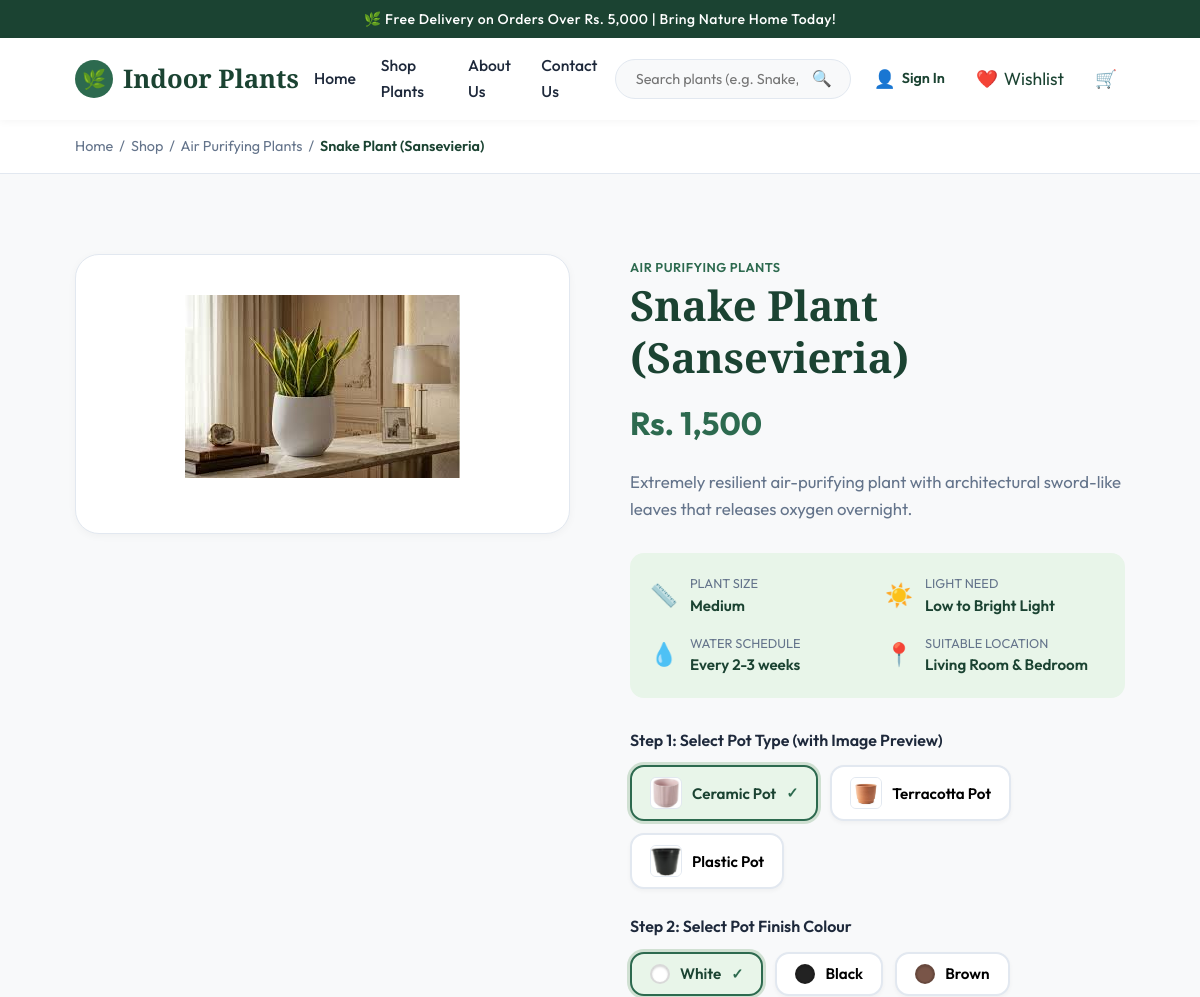
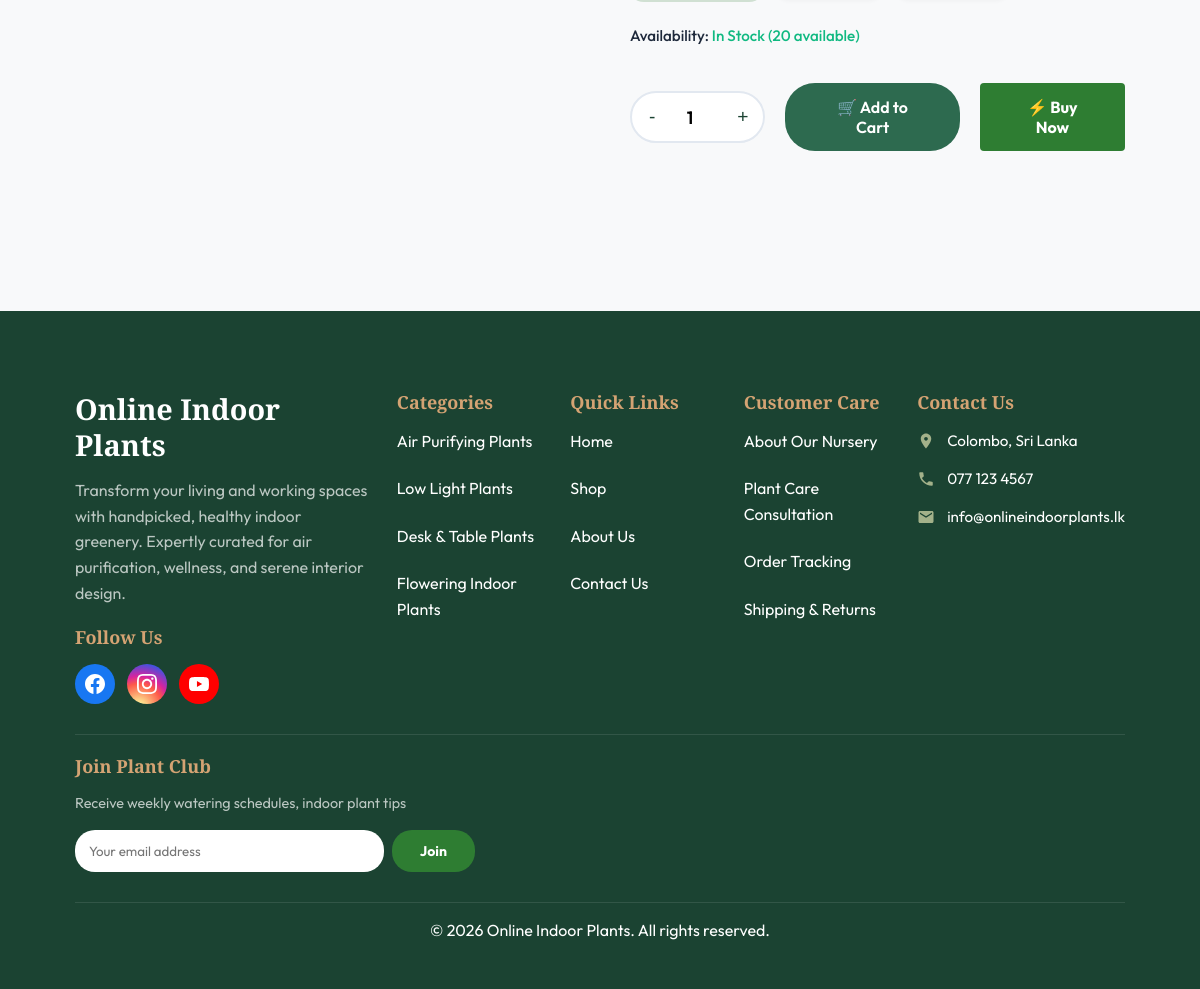
The app's page /pages/product-details.php?id=1 with its own data (2 pictures, top to bottom).
### tables this page shows
CREATE TABLE `products` (
  `product_id` INT AUTO_INCREMENT PRIMARY KEY,
  `category_id` INT NOT NULL,
  `product_name` VARCHAR(150) NOT NULL,
  `description` TEXT NOT NULL,
  `price` DECIMAL(10, 2) NOT NULL,
  `size` ENUM('Small', 'Medium', 'Large') DEFAULT 'Medium',
  `light_requirement` VARCHAR(100) DEFAULT 'Indirect Sunlight',
  `watering_requirement` VARCHAR(100) DEFAULT 'Once a week',
  `suitable_location` VARCHAR(100) DEFAULT 'Living Room & Office',
  `care_level` ENUM('Easy', 'Moderate', 'Expert') DEFAULT 'Easy',
  `stock_quantity` INT DEFAULT 50,
  `main_image` VARCHAR(255) NOT NULL,
  `status` ENUM('active', 'inactive') DEFAULT 'active',
  `is_featured` TINYINT(1) DEFAULT 0,
  `created_at` TIMESTAMP DEFAULT CURRENT_TIMESTAMP,
  FOREIGN KEY (`category_id`) REFERENCES `categories`(`category_id`) ON DELETE CASCADE
);

CREATE TABLE `categories` (
  `category_id` INT AUTO_INCREMENT PRIMARY KEY,
  `category_name` VARCHAR(100) NOT NULL UNIQUE,
  `description` TEXT NULL,
  `image` VARCHAR(255) NULL,
  `created_at` TIMESTAMP DEFAULT CURRENT_TIMESTAMP
);

CREATE TABLE `pot_types` (
  `pot_type_id` INT AUTO_INCREMENT PRIMARY KEY,
  `pot_type_name` VARCHAR(50) NOT NULL UNIQUE,
  `image` VARCHAR(255) NULL
);

CREATE TABLE `pot_colours` (
  `pot_colour_id` INT AUTO_INCREMENT PRIMARY KEY,
  `colour_name` VARCHAR(50) NOT NULL UNIQUE,
  `hex_code` VARCHAR(10) DEFAULT '#FFFFFF'
);

### pages/product-details.php (the view, shortened to what this page needs)
<?php
require_once __DIR__ . '/../includes/db.php';
$product_id = isset($_GET['id']) ? intval($_GET['id']) : 0;
$stmt = $pdo->prepare("SELECT p.*, c.category_name FROM products p JOIN categories c ON p.category_id = c.category_id WHERE p.product_id = ? AND p.status = 'active'");
$stmt->execute([$product_id]);
$product = $stmt->fetch();
require_once __DIR__ . '/../includes/header.php';
$pt_stmt = $pdo->prepare("SELECT DISTINCT pt.* FROM pot_types pt JOIN product_variations pv ON pt.pot_type_id = pv.pot_type_id WHERE pv.product_id = ?");
$pt_stmt->execute([$product_id]);
$available_pot_types = $pt_stmt->fetchAll();
$pc_stmt = $pdo->prepare("SELECT DISTINCT pc.* FROM pot_colours pc JOIN product_variations pv ON pc.pot_colour_id = pv.pot_colour_id WHERE pv.product_id = ?");
$pc_stmt->execute([$product_id]);
$available_pot_colours = $pc_stmt->fetchAll();
?>
<div style="background: var(--white); padding: 15px 0; border-bottom: 1px solid var(--border-color);">
  <div class="container" style="font-size: 0.9rem; color: var(--text-muted);">
    <a href="../index.php">Home</a> &nbsp;/&nbsp;
    <a href="shop.php">Shop</a> &nbsp;/&nbsp;
    <a href="shop.php?category=<?php echo $product['category_id']; ?>"><?php echo htmlspecialchars($product['category_name']); ?></a> &nbsp;/&nbsp;
    <span style="color: var(--primary-forest); font-weight: 600;"><?php echo htmlspecialchars($product['product_name']); ?></span>
  </div>
</div>
<section class="section">
  <div class="container">
    <div class="product-detail-grid">
      <div class="product-gallery">
        <img src="../<?php echo htmlspecialchars($product['main_image']); ?>" alt="<?php echo htmlspecialchars($product['product_name']); ?>" id="mainProductImg" class="main-product-img">
      </div>
      <div class="product-detail-info">
        <span class="product-category-tag"><?php echo htmlspecialchars($product['category_name']); ?></span>
        <h1><?php echo htmlspecialchars($product['product_name']); ?></h1>
        <div class="product-price-large" id="productPriceDisplay">
        </div>
        <p class="product-description">
          <?php echo htmlspecialchars($product['description']); ?>
        </p>
        <div class="specs-grid">
          <div class="spec-item">
            <div class="spec-icon">📏</div>
            <div>
              <div class="spec-label">Plant Size</div>
              <div class="spec-val"><?php echo htmlspecialchars($product['size']); ?></div>
            </div>
          </div>
          <div class="spec-item">
            <div class="spec-icon">☀️</div>
            <div>
              <div class="spec-label">Light Need</div>
              <div class="spec-val"><?php echo htmlspecialchars($product['light_requirement']); ?></div>
            </div>
          </div>
          <div class="spec-item">
            <div class="spec-icon">💧</div>
            <div>
              <div class="spec-label">Water Schedule</div>
              <div class="spec-val"><?php echo htmlspecialchars($product['watering_requirement']); ?></div>
            </div>
          </div>
          <div class="spec-item">
            <div class="spec-icon">📍</div>
            <div>
              <div class="spec-label">Suitable Location</div>
              <div class="spec-val"><?php echo htmlspecialchars($product['suitable_location'] ?? 'Living Room & Office'); ?></div>
            </div>
          </div>
        </div>
        <form method="POST" action="cart.php" id="addToCartForm">
          <div class="variation-group">
            <label class="variation-label">Step 1: Select Pot Type (with Image Preview)</label>
            <div class="variation-options">
              <?php foreach ($available_pot_types as $index => $pt): ?>
                <button type="button"
                        class="variation-btn pot-type-btn <?php echo ($index === 0) ? 'active' : ''; ?>"
                        data-type-id="<?php echo $pt['pot_type_id']; ?>">
                  <?php if (!empty($pt['image'])): ?>
                    <img src="../<?php echo htmlspecialchars($pt['image']); ?>" alt="" class="pot-thumb-img">
                  <?php else: ?>
                    🪴
                  <?php endif; ?>
                  <span><?php echo htmlspecialchars($pt['pot_type_name']); ?></span>
                </button>
              <?php endforeach; ?>
            </div>
          </div>
          <div class="variation-group">
            <label class="variation-label">Step 2: Select Pot Finish Colour</label>
            <div class="variation-options">
              <?php foreach ($available_pot_colours as $index => $pc): ?>
                <button type="button"
                        class="variation-btn pot-colour-btn color-swatch-btn <?php echo ($index === 0) ? 'active' : ''; ?>"
                        data-colour-id="<?php echo $pc['pot_colour_id']; ?>">
                  <span class="color-dot" style="background-color: <?php echo htmlspecialchars($pc['hex_code']); ?>;"></span>
                  <span><?php echo htmlspecialchars($pc['colour_name']); ?></span>
                </button>
              <?php endforeach; ?>
            </div>
          </div>
          <div style="margin-bottom: 20px; font-weight: 500; font-size: 0.95rem;">
            Availability: <span id="variationStockDisplay" style="color: #10b981;">In Stock</span>
          </div>
          <div class="action-controls">
            <div class="quantity-control">
              <button type="button" class="qty-btn" data-action="minus">-</button>
              <input type="number" name="quantity" value="1" min="1" max="50" readonly>
              <button type="button" class="qty-btn" data-action="plus">+</button>
            </div>
            <button type="submit" name="buy_now" value="0" class="btn btn-emerald" style="padding: 14px 35px;">
              🛒 Add to Cart
            </button>
            <button type="submit" name="buy_now" value="1" class="btn btn-primary" style="padding: 14px 30px;">
              ⚡ Buy Now
            </button>
          </div>
        </form>
      </div>
    </div>
  </div>
</section>
<?php require_once __DIR__ . '/../includes/footer.php'; ?>

### records on screen
products: category.category_name "Air Purifying Plants", product_name "Snake Plant (Sansevieria)", category.category_name "AIR PURIFYING PLANTS", description "Extremely resilient air-purifying plant with architectural sword-like leaves that releases oxygen overnight.", size "Medium", light_requirement "Low to Bright Light", watering_requirement "Every 2-3 weeks", suitable_location "Living Room & Bedroom"
pot_types: image (picture), pot_type_name "Ceramic Pot"
pot_types: image (picture), pot_type_name "Terracotta Pot"
pot_types: image (picture), pot_type_name "Plastic Pot"
pot_colours: colour_name "White"
pot_colours: colour_name "Black"
pot_colours: colour_name "Brown"
